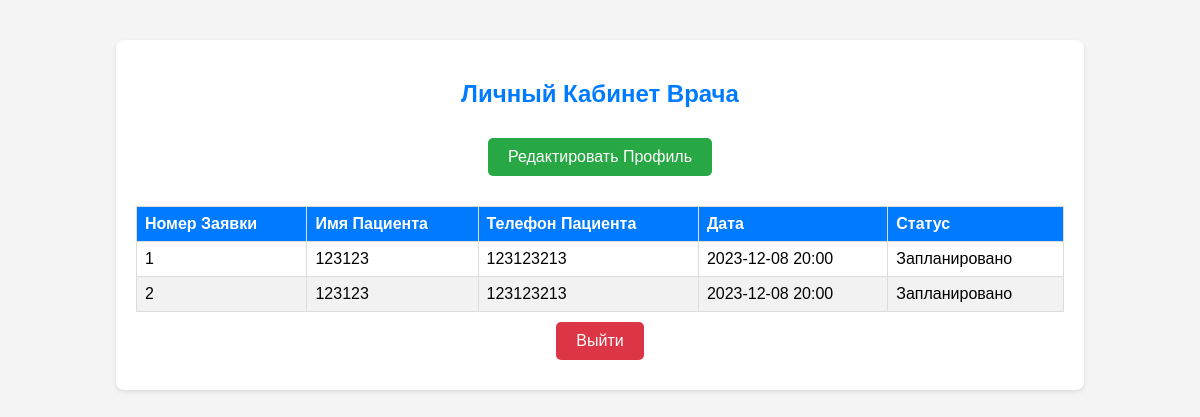
The app's page /doctor_dashboard (signed in) with its own data.
### app.py (models this page shows)
class Appointment(db.Model):
    id = db.Column(db.Integer, primary_key=True)
    patient_id = db.Column(db.Integer, db.ForeignKey('user.id'))
    doctor_id = db.Column(db.Integer, db.ForeignKey('doctor.id'))
    date = db.Column(db.DateTime)
    status = db.Column(db.String(50))

class User(UserMixin, db.Model):
    id = db.Column(db.Integer, primary_key=True)
    username = db.Column(db.String(100), unique=True)
    password = db.Column(db.String(100))
    full_name = db.Column(db.String(100))
    location = db.Column(db.String(100))
    call_type = db.Column(db.String(50))
    lat = db.Column(db.Float)
    lng = db.Column(db.Float)
    phone_number = db.Column(db.String(15))

### app.py (the view)
@app.route('/doctor_dashboard')
@login_required
def doctor_dashboard():
    logger.debug("Доступ к странице doctor_dashboard пользователем: %s", current_user.get_id())
    real_user = db.session.query(Doctor).get(current_user.get_id())
    if real_user:
        appointments = (db.session.query(Appointment, User)
                    .join(User, Appointment.patient_id == User.id)
                    .filter(Appointment.doctor_id == real_user.id)
                    .all())
        appointments_data = [{
            'appointment_id': appointment.id,
            'patient_name': patient.full_name,
            'patient_phone': patient.phone_number,
            'date': appointment.date.strftime("%Y-%m-%d %H:%M"),
            'status': appointment.status
            } for appointment, patient in appointments]
        logger.debug("Заявки для врача с ID %s: %s", real_user.id, appointments_data)
        return render_template('doctor_dashboard.html', appointments=appointments_data)
    else:
        logger.warning("Врач с ID %s не найден", current_user.get_id())
        return redirect(url_for('index'))

### app.py (called while the page is built)
@login_manager.user_loader
def load_user(user_id):
    with db.session.no_autoflush:
        user = db.session.get(User, int(user_id))
        if user:
            return user
        return db.session.get(Doctor, int(user_id))

### templates/doctor_dashboard.html (shortened to what this page needs)
<!DOCTYPE html>
<html lang="ru">
<head>
</head>
<body>
    <div class="dashboard-container">
        <h2>Личный Кабинет Врача</h2>
        <a href="{{ url_for('edit_doctor_profile', doctor_id=current_user.id) }}" class="button">Редактировать Профиль</a>
        <table>
            <thead>
                <tr>
                    <th>Номер Заявки</th>
                    <th>Имя Пациента</th>
                    <th>Телефон Пациента</th>
                    <th>Дата</th>
                    <th>Статус</th>
                </tr>
            </thead>
            <tbody>
                {% for appointment in appointments %}
                <tr>
                    <td>{{ appointment.appointment_id }}</td>
                    <td>{{ appointment.patient_name }}</td>
                    <td>{{ appointment.patient_phone }}</td>
                    <td>{{ appointment.date }}</td>
                    <td>{{ appointment.status }}</td>
                </tr>
                {% endfor %}
            </tbody>
        </table>
        <a href="{{ url_for('logout') }}" class="button logout-link">Выйти</a>
    </div>
</body>
</html>

### templates/doctor_dashboard.html (style rules this page uses)
body { font-family: Arial, sans-serif; background-color: #f4f4f4; margin: 0; padding: 20px; text-align: center; }
.dashboard-container { width: 80%; margin: 20px auto; padding: 20px; background: white; border-radius: 8px; box-shadow: 0 2px 4px rgba(0, 0, 0, 0.1); }
h2 { color: #007bff; margin-bottom: 20px; }
table { width: 100%; margin-top: 20px; border-collapse: collapse; }
th, td { border: 1px solid #ddd; padding: 8px; text-align: left; }
th { background-color: #007bff; color: white; }
tr:nth-child(even) { background-color: #f2f2f2; }
.button { display: inline-block; padding: 10px 20px; margin: 10px; background-color: #28a745; color: white; text-decoration: none; border-radius: 5px; transition: background-color 0.3s; }
.logout-link { background-color: #dc3545; }

### records on screen
Appointment: appointment_id "1", patient_name "123123", patient_phone "123123213", date "2023-12-08 20:00", status "Запланировано"
User: patient_name "123123", patient_phone "123123213"
Appointment: status "Запланировано"

### other values on screen
{{ appointment.appointment_id }} "2"
{{ appointment.date }} "2023-12-08 20:00"
